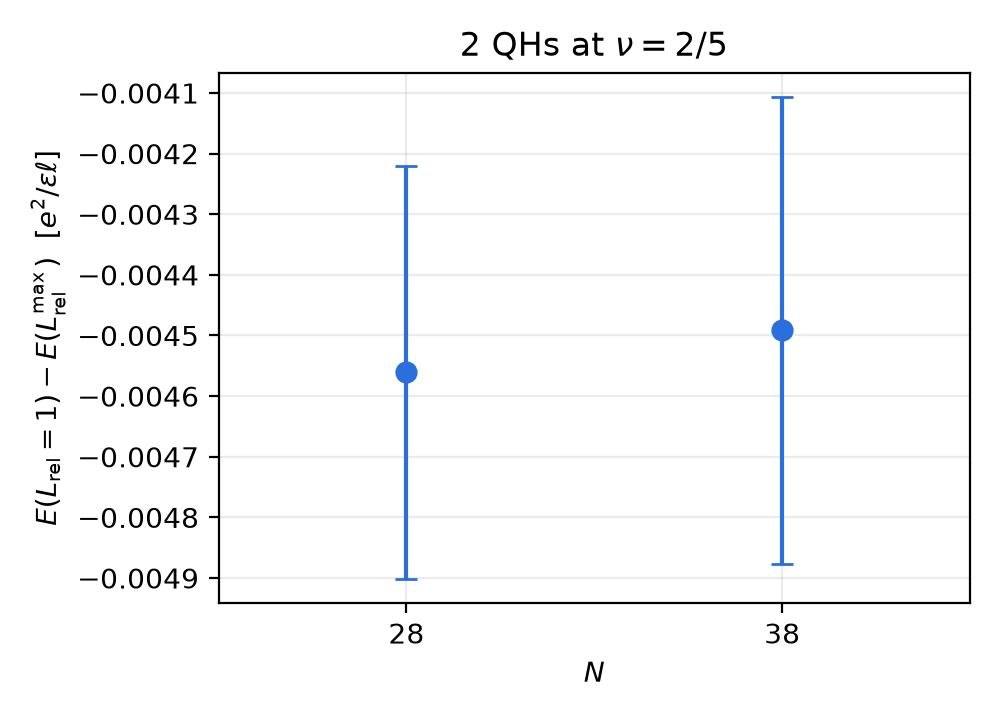

Recreate this plot in Python.
"""E(L_rel=1) - E(L_rel=max) for two quasiholes at nu=2/5, versus system size N.

Reads 2_qhs_2_5_filling_factor_coulomb_dispersion/N_particles.csv
(columns: L_rel as 'p//q', energy, MCMC error) and plots the gap vs N.
"""
import glob
import os
import re

import numpy as np
import matplotlib

matplotlib.use("Agg")
import matplotlib.pyplot as plt

ROOT = os.path.dirname(os.path.dirname(os.path.abspath(__file__)))
DATA = os.path.join(ROOT, "2_qhs_2_5_filling_factor_coulomb_dispersion")
OUT = os.path.dirname(os.path.abspath(__file__))


def load(path):
    L, E, err = [], [], []
    for line in open(path):
        if not line.strip():
            continue
        l, e, s = [x.strip() for x in line.split(",")]
        p, q = l.split("//")
        L.append(int(p) / int(q))
        E.append(float(e))
        err.append(float(s))
    return np.array(L), np.array(E), np.array(err)


rows = []
for path in glob.glob(os.path.join(DATA, "*_particles.csv")):
    N = int(re.match(r"(\d+)_particles", os.path.basename(path)).group(1))
    L, E, err = load(path)
    i1, imax = np.argmin(np.abs(L - 1)), np.argmax(L)
    gap = E[i1] - E[imax]
    gap_err = np.hypot(err[i1], err[imax])
    rows.append((N, L[imax], gap, gap_err))
rows.sort()
N, Lmax, gap, gap_err = map(np.array, zip(*rows))

with open(os.path.join(OUT, "qh_2_5_gap_vs_N.csv"), "w") as f:
    f.write("N,L_max,E(L=1)-E(L_max),error\n")
    for r in rows:
        f.write(f"{r[0]},{r[1]:g},{r[2]:.6e},{r[3]:.6e}\n")
for r in rows:
    print(f"N={r[0]:3d}  L_max={r[1]:g}  dE={r[2]:+.6f} +/- {r[3]:.6f}")

fig, ax = plt.subplots(figsize=(5, 3.6))
ax.errorbar(N, gap, yerr=gap_err, fmt="o", ms=7, capsize=4, lw=1.5, color="#2a6fdb")
ax.set_xlabel(r"$N$")
ax.set_ylabel(r"$E(L_{\rm rel}=1)-E(L_{\rm rel}^{\max})$  $[e^2/\epsilon\ell]$")
ax.set_title(r"2 QHs at $\nu=2/5$")
ax.grid(alpha=0.25)
ax.set_xlim(N.min() - 5, N.max() + 5)
ax.set_xticks(N)
fig.tight_layout()
fig.savefig(os.path.join(OUT, "qh_2_5_gap_vs_N.png"), dpi=200)
